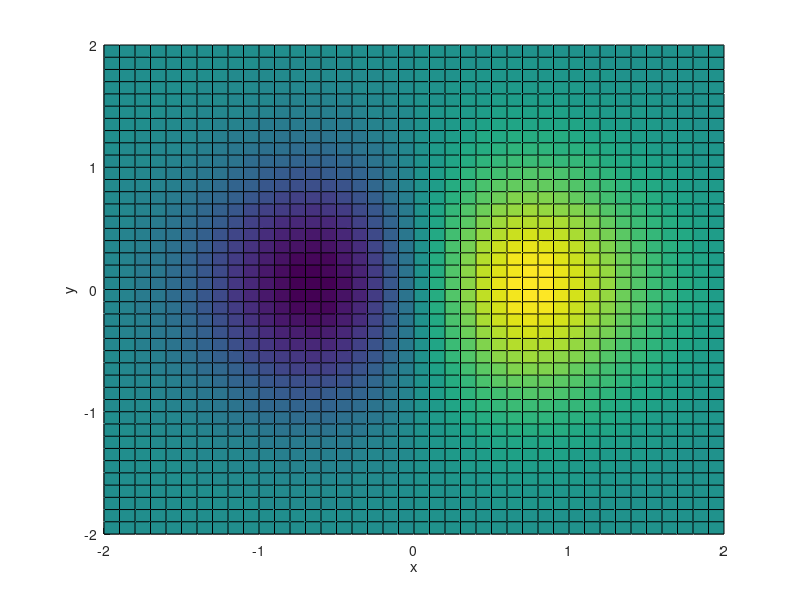
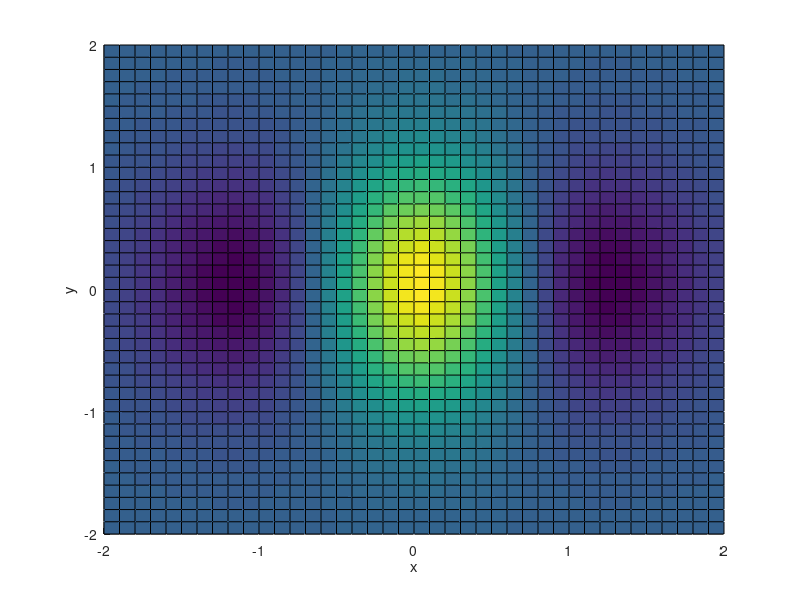
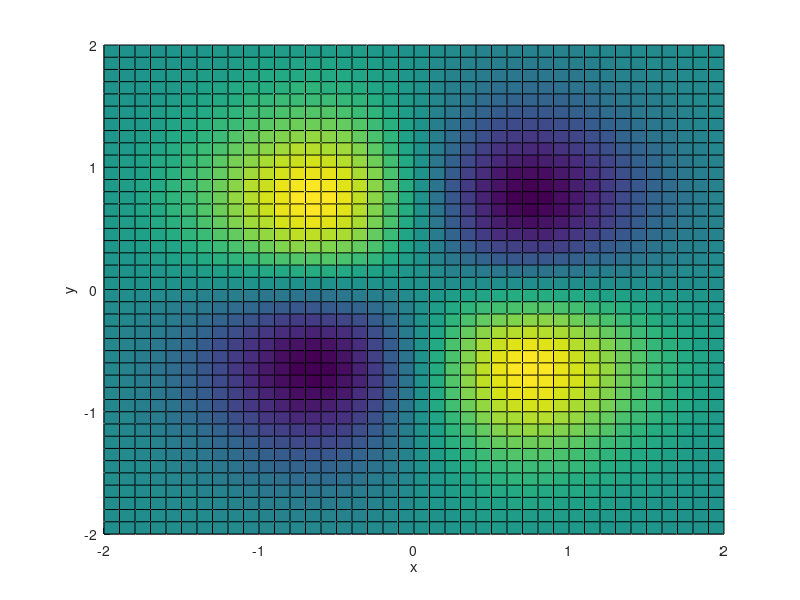

These charts were generated, in order, by the following MATLAB code:
[x,y] = meshgrid( -2:0.1:2, -2:0.1:2 );
z = x.*exp(-x.^2 - y.^2);

figure(1)
clf;
surface( x, y, z )
xlabel("x")
ylabel("y")

dx = 0.001;
dy = 0.001;

zx = ((x+dx).*exp(-(x+dx).^2 - y.^2) - x.*exp(-x.^2 - y.^2) ) /dx;
zy = (x.*exp(-x.^2 - (y+dy).^2) - x.*exp(-x.^2 - y.^2) ) /dy;

figure(2)
clf;
surface( x, y, zx )
xlabel("x")
ylabel("y")

figure(3)
clf;
surface( x, y, zy )
xlabel("x")
ylabel("y")
